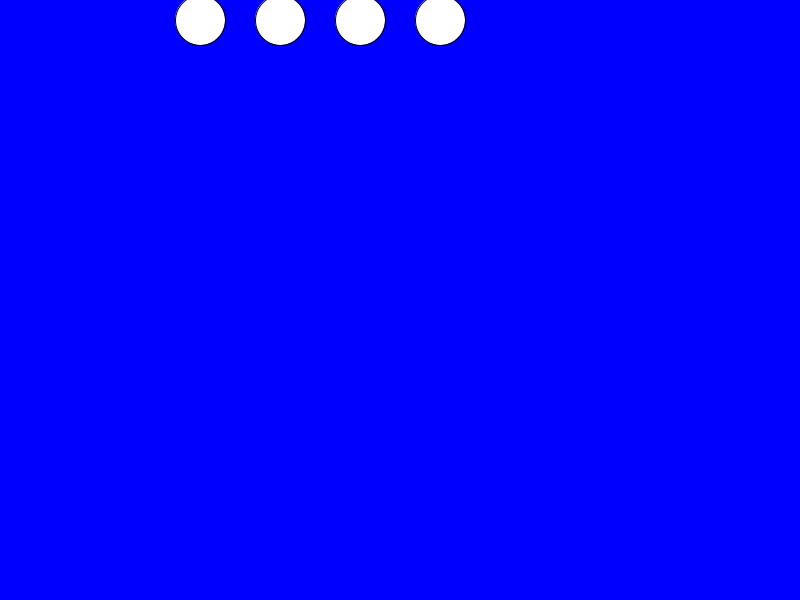
Frame 1 (no input)
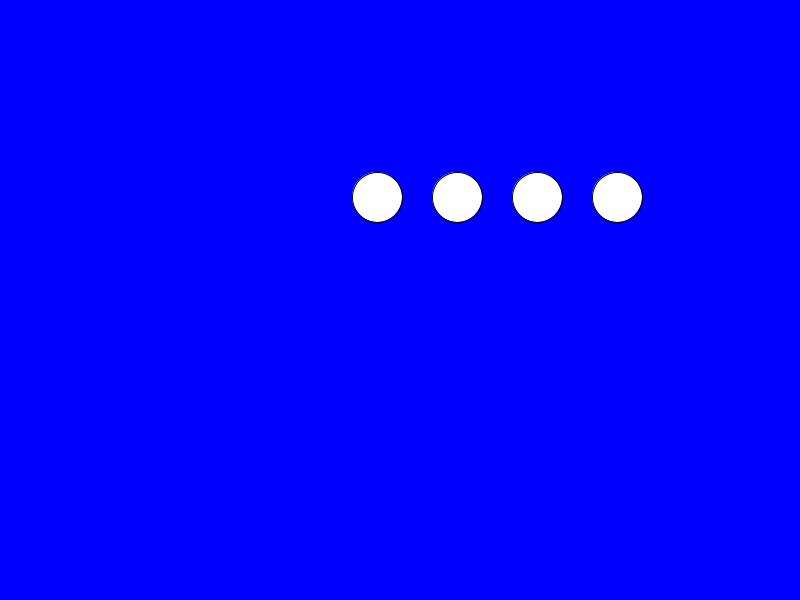
Frame 60 (the mouse pressed at the canvas centre just before this capture)
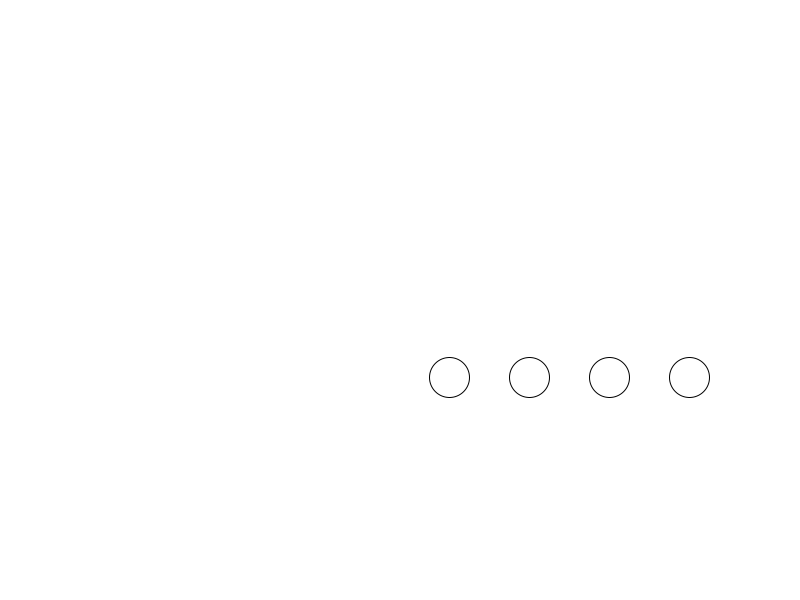
Frame 120 (the mouse held since frame 60 and released just before this capture)

The Processing sketch that drew these frames (run headless with seeded random() and noise(); from frame 60 on, the mouse is pressed at the canvas centre):

// Processing sketch: processing_162752
// ── processing_162752.pde

int x = 200;
int y = 20;
int xspeed = 3;
int yspeed = 3;
int l = 0;
int b = 300;
float z= 50;

void setup() {
  size(800, 600);

}

void draw() {
  background(mouseX, mouseY, 255);

    if (x > width - b|| x < 0) { // left and right walls
      xspeed = -xspeed; // go the other way
      if (z>0)
      {
        z=z-10;
      }
    }
    if (y > height || y < 0) { // top and bottom walls
      yspeed = -yspeed; // go the other way 
      if (z>0)
      {
        z=z-10;
  
   }
    }
    while (l < b)
    {
      ellipse(x + l, y, z, z);
      l = l + 80;
    }
    l = 0;
        x+=xspeed; // this effectively moves them
        y+=yspeed;
}
 

    //fill(#BCBABA);

    //ellipse(x-40, y, z, z);
    //ellipse(x, y, z, z);
 
    //ellipse (x+40, y, z, z);  

   //z=z-.01;
  
  
  //x+=xspeed; // this effectively moves them
  //y+=yspeed;
 
